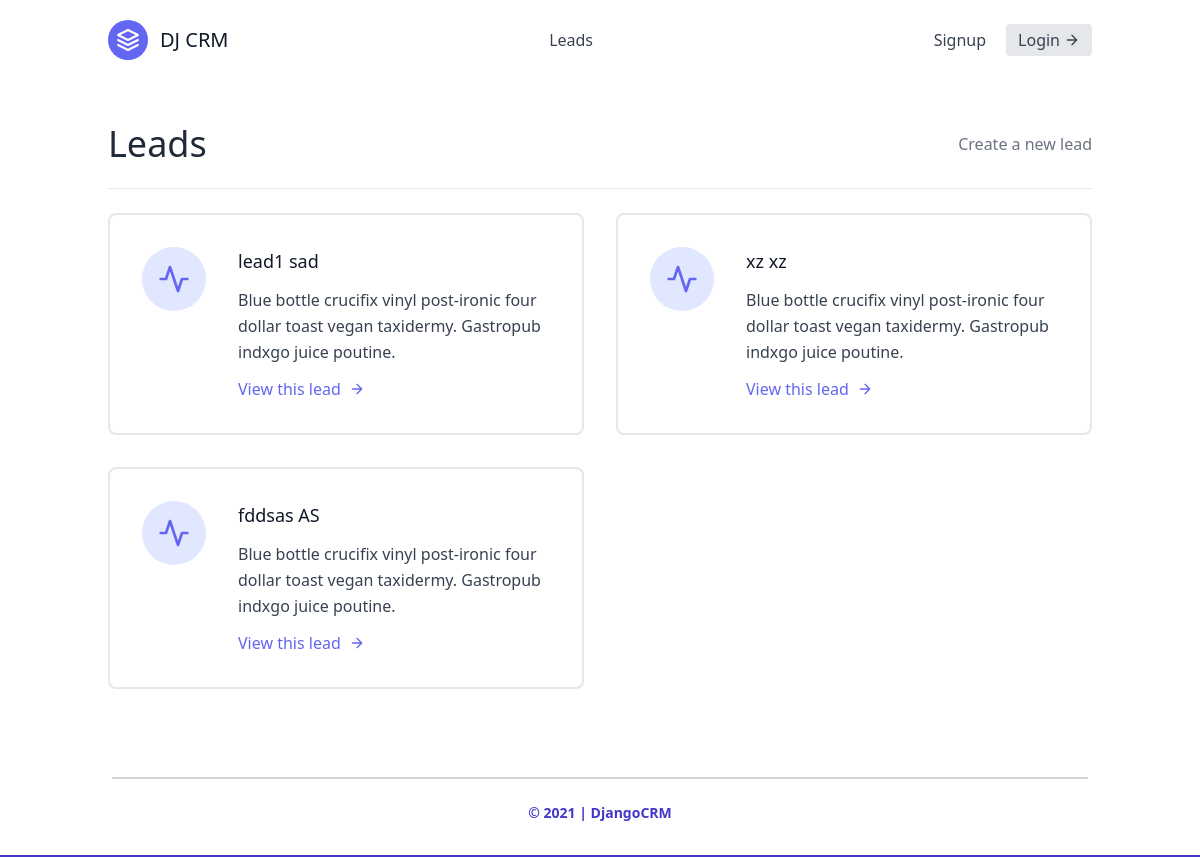
/leads/all/, run on an earlier commit of the app's database.
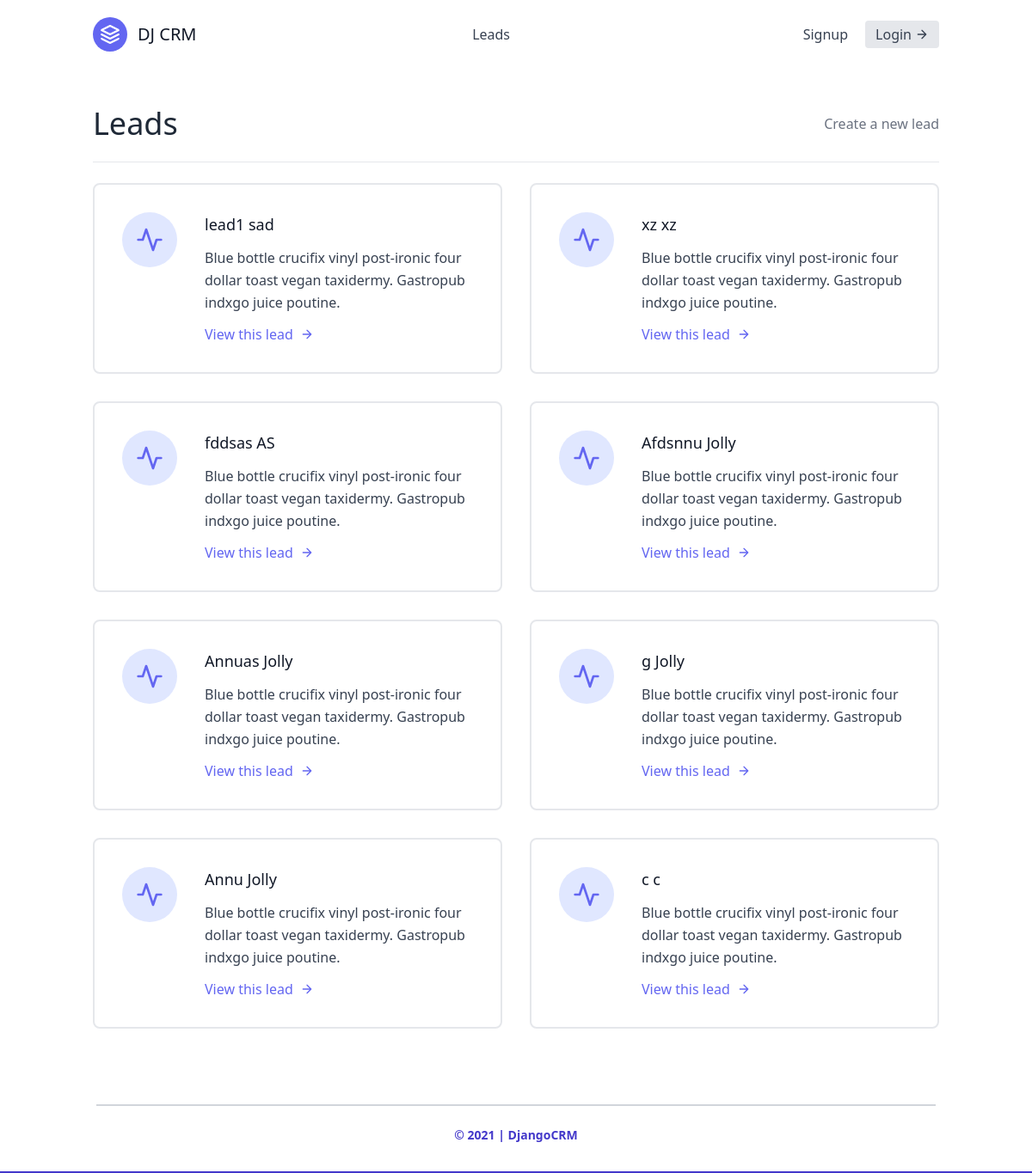
And on a later commit of the database.
### leads/models.py (models this page shows)
class Lead(models.Model):
    first_name=models.CharField(max_length=20)
    last_name=models.CharField(max_length=20)
    age=models.IntegerField(default=0)
    agent=models.ForeignKey("Agent",on_delete=models.CASCADE)

### leads/views.py (the view)
# urls.py: path('all/',  views.lead_list),
def lead_list(request):
    leads=Lead.objects.all()
    return render(request,'leads/lead_list.html',{'lead_data':leads})

### leads/templates/leads/lead_list.html
{% extends "base.html" %}
{% block content %}
<section class="text-gray-700 body-font">
    <div class="container px-5 py-5 mx-auto flex flex-wrap">
        <div class="w-full mb-6 py-6 flex justify-between items-center border-b border-gray-200">
            <div>
                <h1 class="text-4xl text-gray-800">Leads</h1>
            </div>
            <div>
                <a class="text-gray-500 hover:text-blue-500" href="/leads/create">Create a new lead</a>
            </div>
        </div>
        <div class="flex flex-wrap -m-4">
            {% for lead in lead_data %}
            <div class="p-4 lg:w-1/2 md:w-full">
                <div class="flex border-2 rounded-lg border-gray-200 p-8 sm:flex-row flex-col">
                    <div class="w-16 h-16 sm:mr-8 sm:mb-0 mb-4 inline-flex items-center justify-center rounded-full bg-indigo-100 text-indigo-500 flex-shrink-0">
                        <svg fill="none" stroke="currentColor" stroke-linecap="round" stroke-linejoin="round" stroke-width="2" class="w-8 h-8" viewBox="0 0 24 24">
                            <path d="M22 12h-4l-3 9L9 3l-3 9H2"></path>
                        </svg>
                    </div>
                    <div class="flex-grow">
                        <h2 class="text-gray-900 text-lg title-font font-medium mb-3">
                            {{ lead.first_name }} {{ lead.last_name }}
                        </h2>
                        <p class="leading-relaxed text-base">
                            Blue bottle crucifix vinyl post-ironic four dollar toast vegan taxidermy. Gastropub indxgo juice poutine.
                        </p>
                        <a href="/leads/{{ lead.pk }}/" class="mt-3 text-indigo-500 inline-flex items-center">
                            View this lead
                            <svg fill="none" stroke="currentColor" stroke-linecap="round" stroke-linejoin="round" stroke-width="2" class="w-4 h-4 ml-2" viewBox="0 0 24 24">
                                <path d="M5 12h14M12 5l7 7-7 7"></path>
                            </svg>
                        </a>
                    </div>
                </div>
            </div>
            {% endfor %}
        </div>
    </div>
  </section>
{% endblock content %}

### templates/base.html (shortened to what this page needs)
<!DOCTYPE html>
<html lang="en">
<head>
   <link href="https://unpkg.com/tailwindcss@^2/dist/tailwind.min.css" rel="stylesheet">
</head>
<body>
  <div class="max-w-7xl mx-auto">
        {% include 'navbar.html' %}
        {% block content %}
        {% endblock content %}
    </div>
<footer class="footer bg-white relative pt-1 border-b-2 border-indigo-700">
    <div class="container mx-auto px-6">
        <div class="mt-16 border-t-2 border-gray-300 flex flex-col items-center">
            <div class="sm:w-2/3 text-center py-6">
                <p class="text-sm text-indigo-700 font-bold mb-2">
                    © 2021 | DjangoCRM
                </p>
            </div>
        </div>
    </div>
</footer>
</body>
</html>

### templates/navbar.html
<header class="text-gray-700 body-font">
    <div class="container mx-auto flex flex-wrap p-5 flex-col md:flex-row items-center">
      <a class="flex title-font font-medium items-center text-gray-900 mb-4 md:mb-0">
        <svg xmlns="http://www.w3.org/2000/svg" fill="none" stroke="currentColor" stroke-linecap="round" stroke-linejoin="round" stroke-width="2" class="w-10 h-10 text-white p-2 bg-indigo-500 rounded-full" viewBox="0 0 24 24">
          <path d="M12 2L2 7l10 5 10-5-10-5zM2 17l10 5 10-5M2 12l10 5 10-5"></path>
        </svg>
        <span class="ml-3 text-xl">DJ CRM</span>
      </a>
         <nav class="md:ml-auto flex flex-wrap  text-base justify-center">
        <a href='/leads/all/' class="mr-5 hover:text-gray-900">Leads</a>
      </nav>
      <nav class="md:ml-auto flex flex-wrap items-center text-base justify-center">
        <a class="mr-5 hover:text-gray-900">Signup</a>
      </nav>
      <a href='#' class="inline-flex items-center bg-gray-200 border-0 py-1 px-3 focus:outline-none hover:bg-gray-300 rounded text-base mt-4 md:mt-0">
          Login
            <svg fill="none" stroke="currentColor" stroke-linecap="round" stroke-linejoin="round" stroke-width="2" class="w-4 h-4 ml-1" viewBox="0 0 24 24">
                <path d="M5 12h14M12 5l7 7-7 7"></path>
            </svg>
      </a>
    </div>
</header>

What changed in the data, as far as the page shows it:
added Lead: first_name "Afdsnnu", last_name "Jolly"
added Lead: first_name "Annuas", last_name "Jolly"
added Lead: first_name "g", last_name "Jolly"
added Lead: first_name "Annu", last_name "Jolly"
added Lead: first_name "c", last_name "c"
